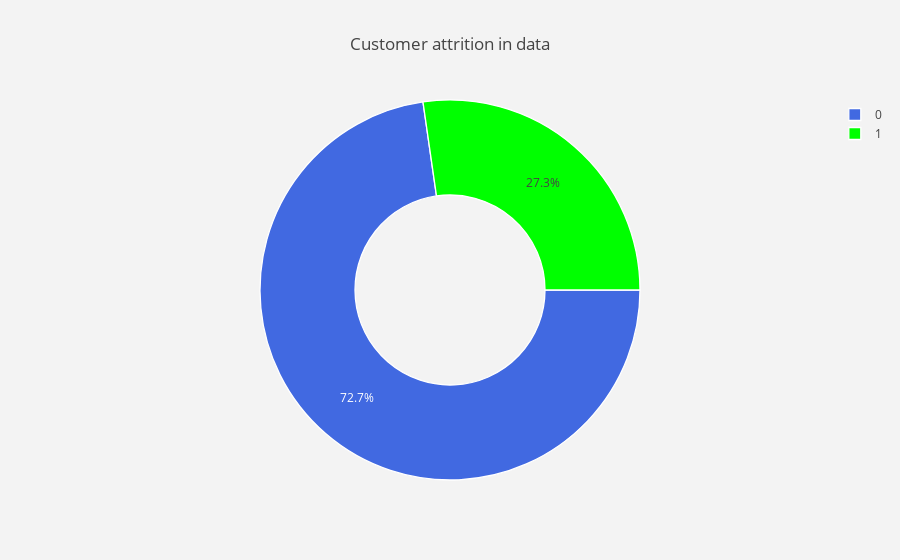

Notebook code for this chart:
### Code cell
#labels
lab = fatality["Fog"].value_counts().keys().tolist()
#values
val = fatality["Fog"].value_counts().values.tolist()

trace = go.Pie(labels = lab ,
               values = val ,
               marker = dict(colors =  [ 'royalblue' ,'lime'],
                             line = dict(color = "white",
                                         width =  1.3)
                            ),
               rotation = 90,
               hoverinfo = "label+value+text",
               hole = .5
              )
layout = go.Layout(dict(title = "Customer attrition in data",
                        plot_bgcolor  = "rgb(243,243,243)",
                        paper_bgcolor = "rgb(243,243,243)",
                       )
                  )

data = [trace]
fig = go.Figure(data = data,layout = layout)
py.iplot(fig)

### Figure 1 — Plotly figure (JSON) as saved in the notebook; plotly's stock layout.template omitted (floating-point values rounded to 4 significant figures)
{"data": [{"hole": 0.5, "hoverinfo": "label+value+text", "labels": [0, 1], "marker": {"colors": ["royalblue", "lime"], "line": {"color": "white", "width": 1.3}}, "rotation": 90, "type": "pie", "uid": "852fa6ee-6ae3-48fd-8e6e-afe41335b87b", "values": [32, 12]}], "layout": {"paper_bgcolor": "rgb(243,243,243)", "plot_bgcolor": "rgb(243,243,243)", "title": {"text": "Customer attrition in data"}}}
